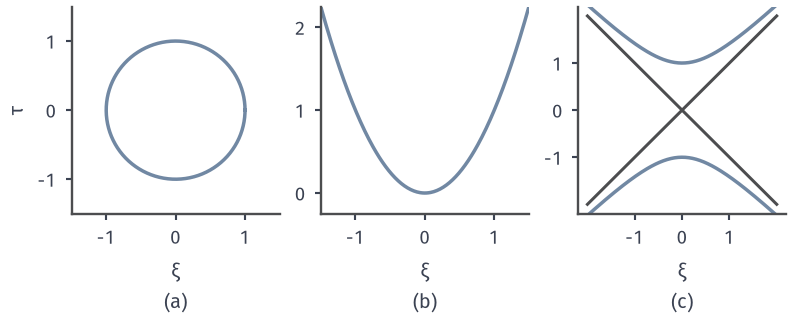

The Python source for this figure:
from pathlib import Path
import sys
ROOT = next(p for p in Path(__file__).resolve().parents if (p/'build.sh').is_file() and (p/'tex/book.tex').is_file())
sys.path.insert(0, str(ROOT/'figures/06-differential-equations/02-partial-differential-equations/matplotlib/pdeprob-common'))
from pdeprob_common import *
# Target: the conics that give the three types their names.
fig, axs = figure(width_mm=112, height_mm=46, ncols=3)
a=np.linspace(0,2*np.pi,300); s=np.linspace(-1.5,1.5,200)
ax=axs[0]; ax.plot(np.cos(a),np.sin(a),color=BLUE,lw=1.4); sub(ax,'a',r'$\xi$'); ax.set_ylabel(r'$\tau$')
ax=axs[1]; ax.plot(s,s**2,color=BLUE,lw=1.4); ax.set_ylim(-.25,2.25); sub(ax,'b',r'$\xi$')
ax=axs[2]; ch=np.cosh(s)
ax.plot(np.sinh(s),ch,color=BLUE,lw=1.4); ax.plot(np.sinh(s),-ch,color=BLUE,lw=1.4)
ax.plot([-2,2],[-2,2],color=LINE,lw=1.2); ax.plot([-2,2],[2,-2],color=LINE,lw=1.2); sub(ax,'c',r'$\xi$')
for ax,L in zip(axs,(1.5,1.5,2.2)):
    style(ax); ax.set_xlim(-L,L); ax.set_xticks([-1,0,1])
    if L!=1.5 or ax is axs[0]: ax.set_ylim(-L,L)
    ax.set_yticks([-1,0,1] if ax is not axs[1] else [0,1,2])
save(fig, Path(__file__).resolve().parent, 'figure', {'formula':'tau^2+xi^2=1; tau=xi^2; tau^2-xi^2=1'})
